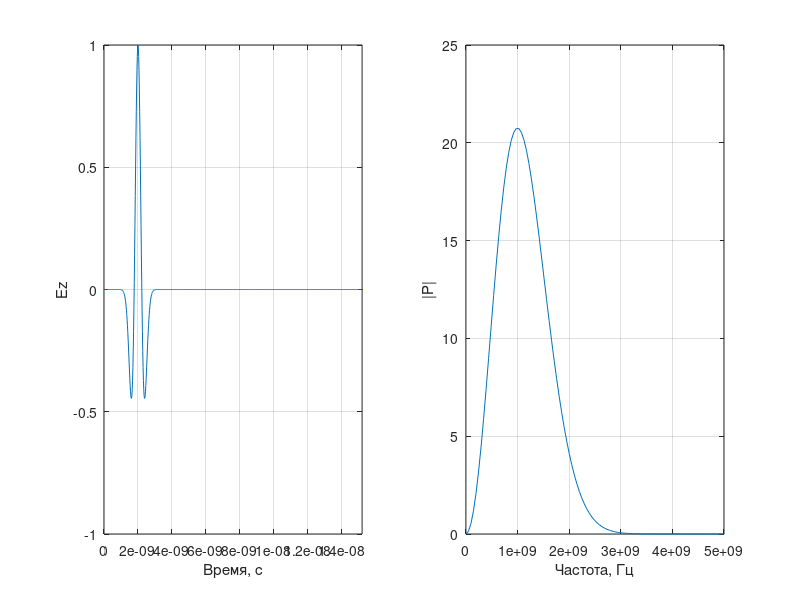

MATLAB code for this plot:
%% Расчет спектра вейвлета Рикера
clear

% Размер массива
size = 1024;

% шаг по времени
dt = 0.2e-10;

% Шаг по частоте
df = 1.0 / (size * dt);

fp = 1e9;
Md = 2;
dr = Md / fp;

% Вейвлет Рикера
time = (0:size - 1) * dt;
impulse = (1 - 2 * (pi * fp * (time - dr)) .^ 2) .*...
    exp (-(pi * fp * (time - dr)) .^ 2);

% Расчет спектра
spectrum = fft(impulse);
spectrum = fftshift (spectrum);

% Расчет частоты
freq = (-size / 2:size / 2 - 1) * df;

% Отображение импульса
subplot (1, 2, 1)
plot (time, impulse)
xlim ([0, 0.4e-8]);
grid on
xlabel ('Время, с')
ylabel ('Ez')

% Отображение спектра
subplot (1, 2, 2)
plot (freq, abs (spectrum))
grid on
xlabel ('Частота, Гц')
ylabel ('|P|')
xlim ([0, 5e9]);
set(gca,'XTick',[-5e9: 1e9: 5e9])